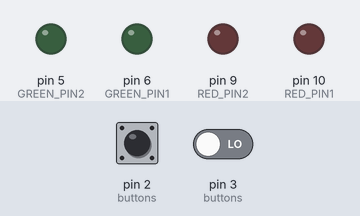
A sketch run on a simulated Arduino Uno, built with avr-gcc and run on an emulated ATmega328P. Shown: output pins drawn as LEDs (lit = HIGH). The inputs (shaded band) are chosen by the test bench; at power-on: pin 2 (buttons) LOW, pin 3 (buttons) LOW. Sleep ends after the set time or at an interrupt; what the sketch prints to the serial monitor is not drawn.

Above: at 8.3 s.
8.4 s: pin 2 (buttons) pulled HIGH for 3.2 s
At 11.2 s:
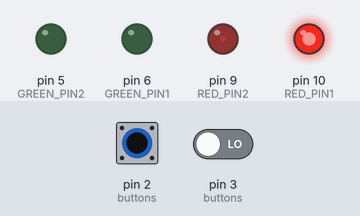
Timing chart, 0 to 12.7 s (numbered marks = the images above; inputs shaded):
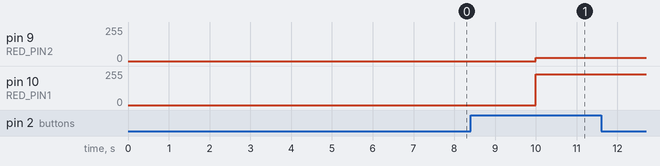

The sketch:

Assignment_1.ino
```cpp
#include <Arduino.h>
#include "kernel.h"
#include"config.h"
#include "core.h"

void setup() {
  // put your setup code here, to run once:
  Serial.begin(9600);
  Serial.println("Setup");
  initKernel();
  initializeGame();
}

void loop() {
  // put your main code here, to run repeatedly:
  updateStateTime();
  switch(getCurrentState()){
    case START_PHASE:
      startingPhase();
      break;
    case ROUND_PHASE:
      gamePhase();
      break;
    case END_PHASE:
      endPhase();
      break;
  }
}
```

buttons.cpp
```cpp

```

core.cpp
```cpp
#include "kernel.h"
#include "config.h"
#include "core.h"

int fadeAmount = 5;
int brightness_1 = 0;
int brightness_2 = 255;
int pins[] = {RED_PIN1, RED_PIN2, GREEN_PIN1, GREEN_PIN2};
int buttons[] = {BUT1, BUT2};

void initializeGame(){
  logMsg("Initialization");
  for(int i = 0; i< N_PLAYERS*2; i++){
    pinMode(pins[i], OUTPUT);
  }
  for(int i = 0; i<N_PLAYERS; i++){
    pinMode(buttons[i], INPUT);
  }
}

void startingPhase(){
  analogWrite(RED_PIN1, brightness_1);
  analogWrite(RED_PIN2, brightness_2);
  brightness_1 = brightness_1 + fadeAmount;
  brightness_2 = brightness_2 - fadeAmount;
  if(brightness_1 == 255 || brightness_1 == 0){
    fadeAmount = -fadeAmount;
  }
}

void gamePhase(){

}

void endPhase(){

}
```

core.h
```cpp
#ifndef __CORE__
#define __CORE__

#define START_PHASE 1
#define ROUND_PHASE 2
#define END_PHASE 3
#define SLEEP 4

void initializeGame();
void startingPhase();
void gamePhase();
void endPhase();

#endif
```

kernel.cpp
```cpp
#include "config.h"
#include "kernel.h"
#include "core.h"

#include <TimerOne.h>
#include <avr/sleep.h>

int state;
unsigned long changeStateTime;
unsigned long currentTimeInState;
volatile int sleepCounter = 0;

void wakeUp(){
}

void sleeping(){
	int buttons[] = {BUT1, BUT2};
	for(int i = 0; i < N_PLAYERS; i++){
		pinMode(buttons[i], INPUT);
		attachInterrupt(digitalPinToInterrupt(buttons[i]), wakeUp, CHANGE);
	}
	changeState(SLEEP);
	logMsg("Going to sleep... zzz");
	Serial.flush();
	delay(1000);
	set_sleep_mode(SLEEP_MODE_PWR_DOWN);
	sleep_enable();
	sleep_mode();
	sleep_disable();
	changeState(START_PHASE);
	logMsg("Wake UP!");
}

void sleepCounterFun(){
	sleepCounter = sleepCounter + 1;
}

void initKernel(){
	changeState(START_PHASE);
	currentTimeInState = 0;
}

void updateStateTime(){
	currentTimeInState = millis() - changeStateTime;
	logMsg(String(sleepCounter));
	if(sleepCounter == SLEEP_TIMER){
		sleeping();
	}
}
void changeState(int new_state){
	if(state == new_state){
		return;
	}
	state = new_state;
	changeStateTime = millis();
	if(state == START_PHASE){
		sleepCounter = 0;
		Timer1.initialize(1000000);
		Timer1.attachInterrupt(sleepCounterFun);
	}else{
		Timer1.stop();
	}
}

int getCurrentState(){
	return state;
}

long getCurrentTimeInState(){
	updateStateTime();
	return currentTimeInState;
}

long getEnteredStateTime(){
	return changeStateTime;
}

bool isJustEnteredInState(){
	return millis()-changeStateTime < 100;
}

void logMsg(const String& msg){
	#ifdef __DEBUG__
	Serial.println(msg);
	#endif
}
```

kernel.h
```cpp
#ifndef __KERNEL__
#define __KERNEL__

#include "Arduino.h"

#define __DEBUG__
/**
*/
void initKernel();
void updateStateTime();
void changeState(int new_state);

int getCurrentState();
long getCurrentTimeInState();
long getEnteredStateTime();
bool isJustEnteredInState();

void sleepTimer();
void stopTimer();

void logMsg(const String& msg);


#endif
```

config.h
```cpp
#ifndef __CONFIG__
#define __CONFIG__

#define N_PLAYERS 2

#define RED_PIN1 10
#define RED_PIN2 9
#define GREEN_PIN1 6
#define GREEN_PIN2 5

#define BUT1 2
#define BUT2 3

#define SLEEP_TIMER 10//s

#endif
```
